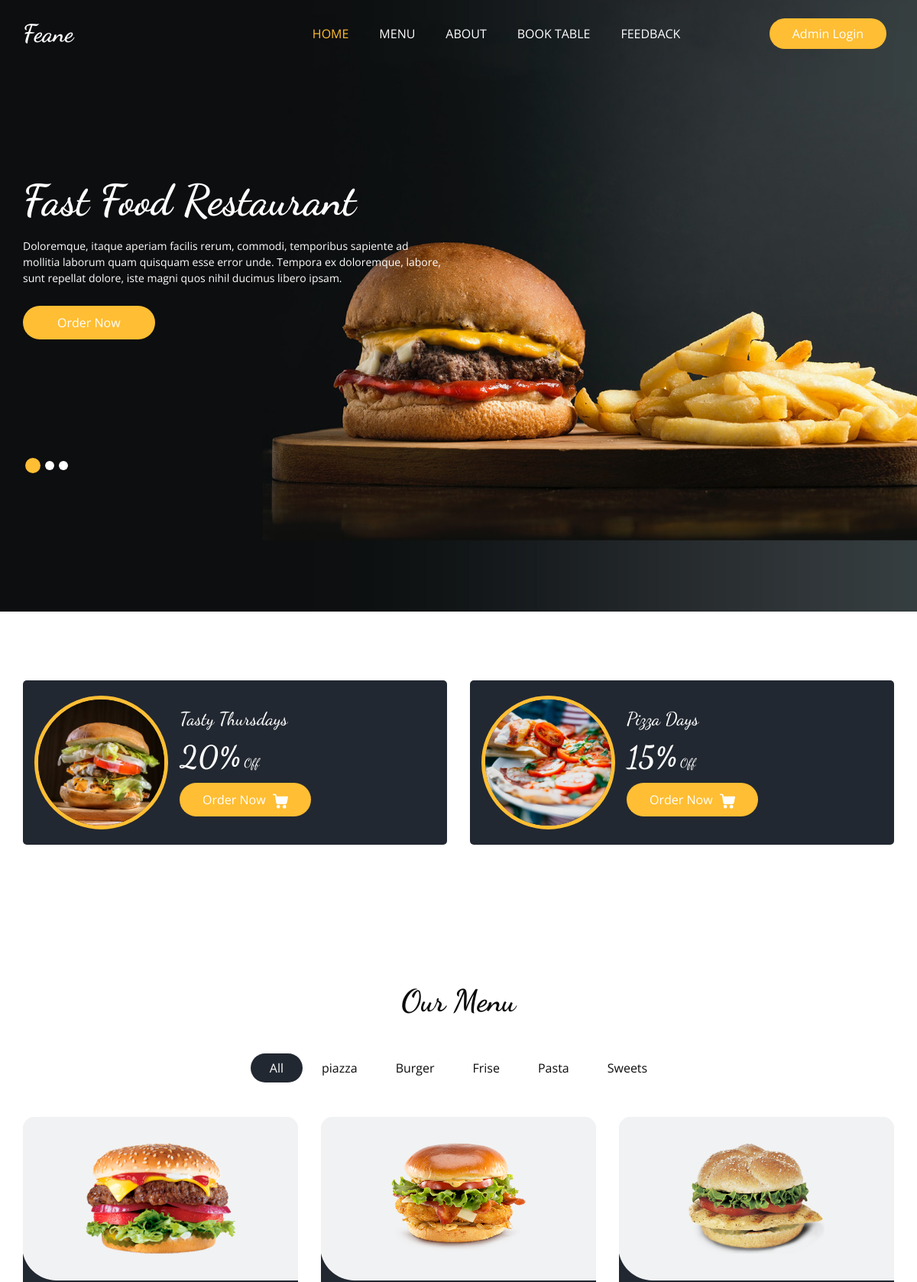
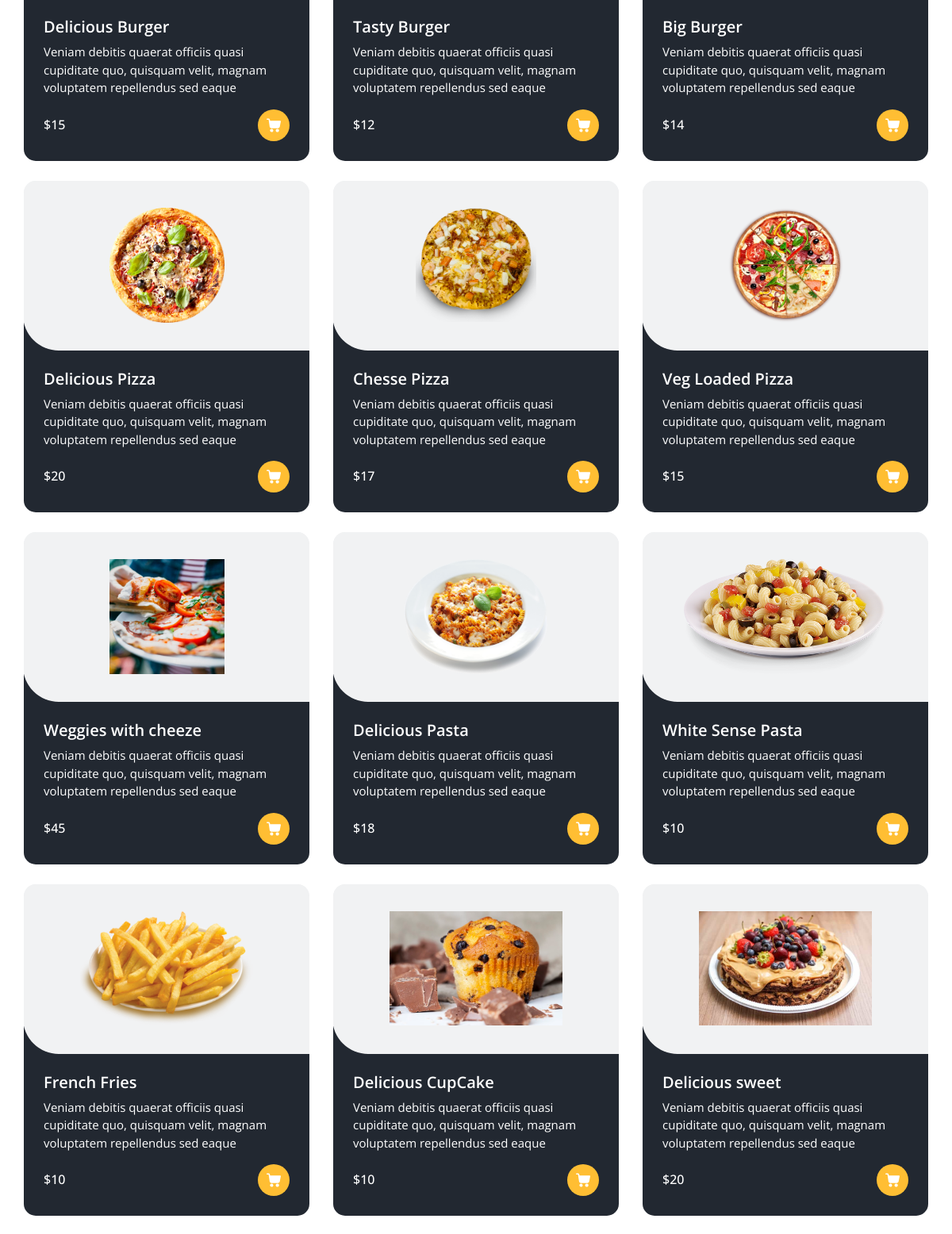
The page / (upper part) on the database its author committed (2 pictures, top to bottom).
### Base_App/models.py (models this page shows, shortened)
class ItemList(models.Model):
    Category_name = models.CharField(max_length=15)
    def __str__(self):
        return self.Category_name

class Items(models.Model):
    Item_name = models.CharField(max_length=40)
    description = models.TextField(blank=False)
    Price = models.IntegerField()
    Category = models.ForeignKey(ItemList, related_name='Name', on_delete=models.CASCADE)
    Image = models.ImageField(upload_to='Items/')

### Base_App/views.py (the view)
def HomeView(request):
     items = Items.objects.all()
     list = ItemList.objects.all()
     review  = Feedback.objects.all()
     return render(request, 'home.html', {'items': items, 'list': list, 'review' : review})

### Template/home.html (shortened to what this page needs)
{% extends "base.html" %}
{% load static %}
{% block home_statas %}active{% endblock home_statas %}
{% block slider %}
 <section class="slider_section ">
  <div id="customCarousel1" class="carousel slide" data-ride="carousel">
    <div class="carousel-inner">
      <div class="carousel-item active">
        <div class="container ">
          <div class="row">
            <div class="col-md-7 col-lg-6 ">
              <div class="detail-box">
                <h1>
                  Fast Food Restaurant
                </h1>
                <p>
                  Doloremque, itaque aperiam facilis rerum, commodi, temporibus sapiente ad mollitia laborum quam quisquam esse error unde. Tempora ex doloremque, labore, sunt repellat dolore, iste magni quos nihil ducimus libero ipsam.
                </p>
                <div class="btn-box">
                  <a href="" class="btn1">
                    Order Now
                  </a>
                </div>
              </div>
            </div>
          </div>
        </div>
      </div>
    </div>
    <div class="container">
      <ol class="carousel-indicators">
        <li data-target="#customCarousel1" data-slide-to="0" class="active"></li>
        <li data-target="#customCarousel1" data-slide-to="1"></li>
        <li data-target="#customCarousel1" data-slide-to="2"></li>
      </ol>
    </div>
  </div>
</section>
</div>
{% endblock slider %}
{% block main %}
  <section class="offer_section layout_padding-bottom">
    <div class="offer_container">
      <div class="container ">
        <div class="row">
          <div class="col-md-6  ">
            <div class="box ">
              <div class="img-box">
                <img src=" {% static 'images/o1.jpg' %}" alt="">
              </div>
              <div class="detail-box">
                <h5>
                  Tasty Thursdays
                </h5>
                <h6>
                  <span>20%</span> Off
                </h6>
                <a href="">
                  Order Now
                </a>
              </div>
            </div>
          </div>
          <div class="col-md-6  ">
            <div class="box ">
              <div class="img-box">
                <img src="{% static 'images/o2.jpg' %}" alt="">
              </div>
              <div class="detail-box">
                <h5>
                  Pizza Days
                </h5>
                <h6>
                  <span>15%</span> Off
                </h6>
                <a href="">
                  Order Now
                </a>
              </div>
            </div>
          </div>
        </div>
      </div>
    </div>
  </section>
  <section class="food_section layout_padding">
    <div class="container">
      <div class="heading_container heading_center">
        <h2>
          Our Menu
        </h2>
      </div>
      <ul class="filters_menu">
        <li class="active" data-filter="*">All</li>
        {% for i in list %}
        <li data-filter=".{{i.Category_name}}">{{i.Category_name}}</li>
        {% endfor %}
      </ul>
      <div class="filters-content">
        <div class="row grid">
          {% for j in items %}
          <div class="col-sm-6 col-lg-4 all {{j.Category}}">
            <div class="box">
              <div>
                <div class="img-box">
                  <img src="/media/{{j.Image}}" alt="{{j.Image}}">
                </div>
                <div class="detail-box">
                  <h5>
                    {{j.Item_name}}
                  </h5>
                  <p>
                    {{j.description}}
                  </p>
                  <div class="options">
                    <h6>
                      ${{j.Price}}
                    </h6>
                    <a href="">
                    </a>
                  </div>
                </div>
              </div>
            </div>
          </div>
          {% endfor %}
        </div>
      </div>
    </div>
  </section>
{% endblock main %}

### Static/css/responsive.css (style rules this page uses)
@media (min-width: 1200px) { .container { max-width: 1170px; } }

### rows shown on the page
ItemList: Category_name "piazza"
ItemList: Category_name "Burger"
ItemList: Category_name "Frise"
ItemList: Category_name "Pasta"
ItemList: Category_name "Sweets"
Items: Image (picture), Item_name "Delicious Burger", description "Veniam debitis quaerat officiis quasi cupiditate quo, quisquam velit, magnam voluptatem repellendus sed eaque", Price "15"
Items: Image (picture), Item_name "Tasty Burger", description "Veniam debitis quaerat officiis quasi cupiditate quo, quisquam velit, magnam voluptatem repellendus sed eaque", Price "12"
Items: Image (picture), Item_name "Big Burger", description "Veniam debitis quaerat officiis quasi cupiditate quo, quisquam velit, magnam voluptatem repellendus sed eaque", Price "14"
Items: Image (picture), Item_name "Delicious Pizza", description "Veniam debitis quaerat officiis quasi cupiditate quo, quisquam velit, magnam voluptatem repellendus sed eaque", Price "20"
Items: Image (picture), Item_name "Chesse Pizza", description "Veniam debitis quaerat officiis quasi cupiditate quo, quisquam velit, magnam voluptatem repellendus sed eaque", Price "17"
Items: Image (picture), Item_name "Veg Loaded Pizza", description "Veniam debitis quaerat officiis quasi cupiditate quo, quisquam velit, magnam voluptatem repellendus sed eaque", Price "15"
Items: Image (picture), Item_name "Weggies with cheeze", description "Veniam debitis quaerat officiis quasi cupiditate quo, quisquam velit, magnam voluptatem repellendus sed eaque", Price "45"
Items: Image (picture), Item_name "Delicious Pasta", description "Veniam debitis quaerat officiis quasi cupiditate quo, quisquam velit, magnam voluptatem repellendus sed eaque", Price "18"
Items: Image (picture), Item_name "White Sense Pasta", description "Veniam debitis quaerat officiis quasi cupiditate quo, quisquam velit, magnam voluptatem repellendus sed eaque", Price "10"
Items: Image (picture), Item_name "French Fries", description "Veniam debitis quaerat officiis quasi cupiditate quo, quisquam velit, magnam voluptatem repellendus sed eaque", Price "10"
Items: Image (picture), Item_name "Delicious CupCake", description "Veniam debitis quaerat officiis quasi cupiditate quo, quisquam velit, magnam voluptatem repellendus sed eaque", Price "10"
Items: Image (picture), Item_name "Delicious sweet", description "Veniam debitis quaerat officiis quasi cupiditate quo, quisquam velit, magnam voluptatem repellendus sed eaque", Price "20"
